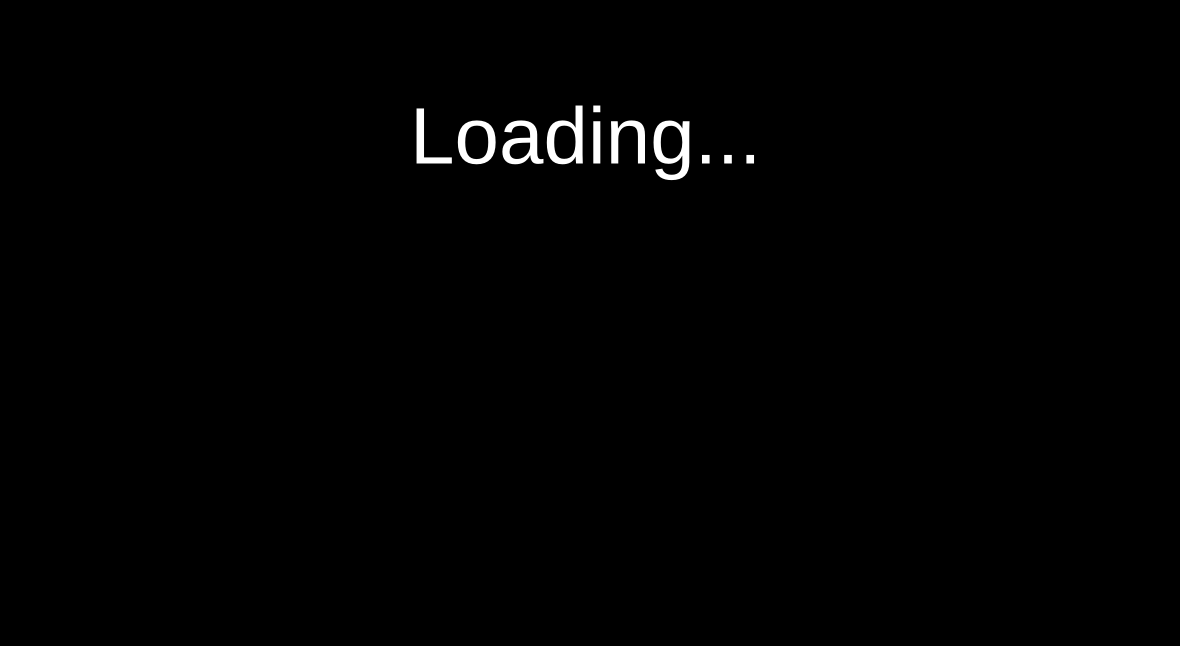
<?xml version="1.0" encoding="UTF-8"?>
<ui version="4.0">
 <class>Form</class>
 <widget class="QWidget" name="Form">
  <property name="geometry">
   <rect>
    <x>0</x>
    <y>0</y>
    <width>1180</width>
    <height>646</height>
   </rect>
  </property>
  <property name="windowTitle">
   <string>Form</string>
  </property>
  <property name="styleSheet">
   <string notr="true">background-color: rgb(0, 0, 0);</string>
  </property>
  <widget class="QLabel" name="gif">
   <property name="geometry">
    <rect>
     <x>410</x>
     <y>260</y>
     <width>351</width>
     <height>261</height>
    </rect>
   </property>
   <property name="maximumSize">
    <size>
     <width>531</width>
     <height>331</height>
    </size>
   </property>
   <property name="text">
    <string>&lt;html&gt;&lt;head/&gt;&lt;body&gt;&lt;p align=&quot;center&quot;&gt;gif&lt;/p&gt;&lt;/body&gt;&lt;/html&gt;</string>
   </property>
   <property name="scaledContents">
    <bool>true</bool>
   </property>
  </widget>
  <widget class="QLabel" name="label_2">
   <property name="geometry">
    <rect>
     <x>410</x>
     <y>70</y>
     <width>361</width>
     <height>131</height>
    </rect>
   </property>
   <property name="styleSheet">
    <string notr="true">color: rgb(255, 255, 255);
font-size: 80px;</string>
   </property>
   <property name="text">
    <string>Loading...</string>
   </property>
  </widget>
 </widget>
 <resources/>
 <connections/>
</ui>
